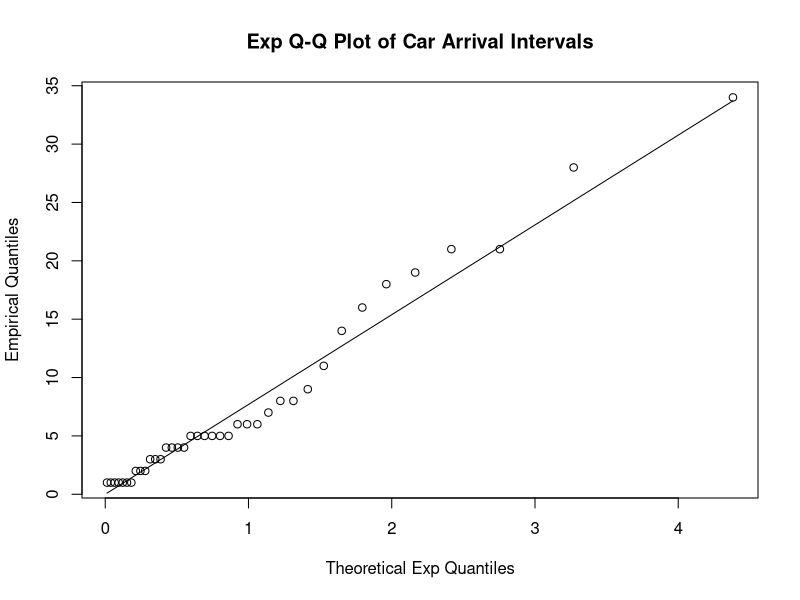
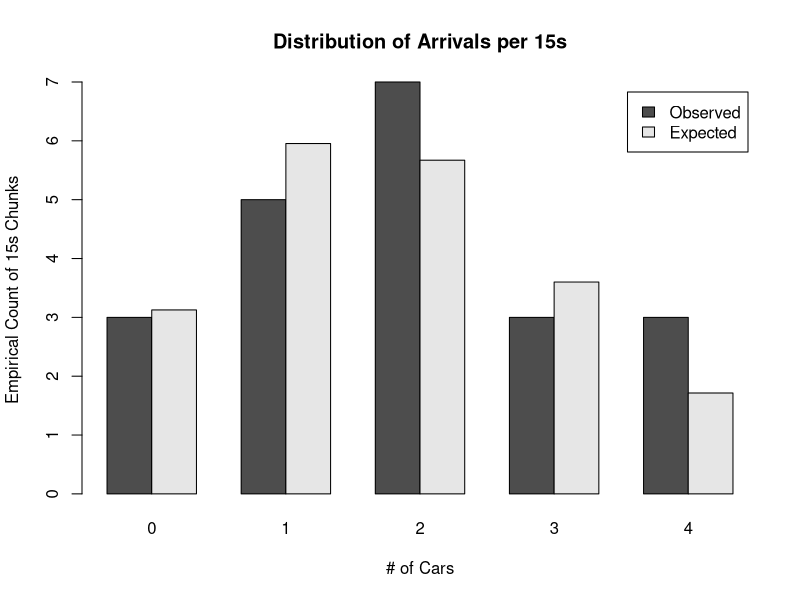
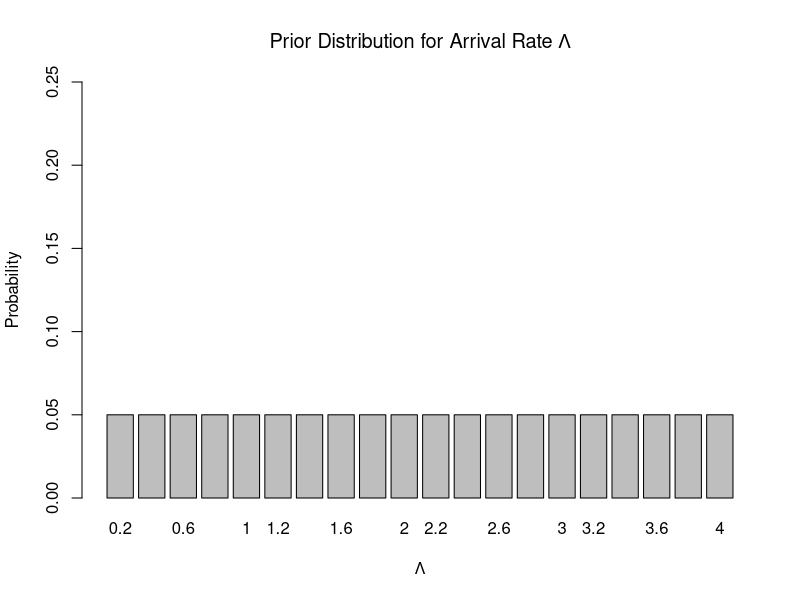
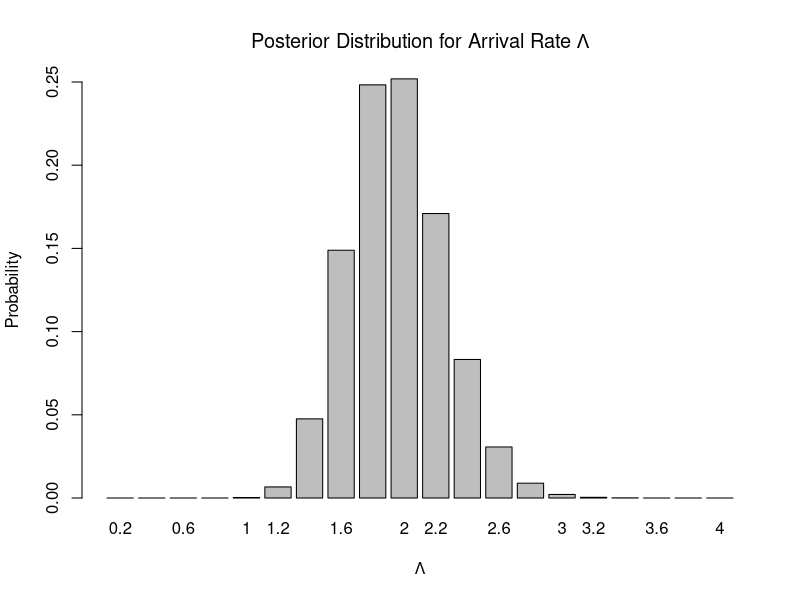

These charts were generated, in order, by the following R code:
## csi674hw3p2

## DATA
x<-c(12, 2, 6, 2, 19, 5, 34, 4, 1, 4, 8, 7, 1, 21, 6, 11, 8, 28, 6, 4, 5, 1, 18, 9, 5, 1, 21, 1, 1, 5, 3, 14, 5, 3, 4, 5, 1, 3, 16, 2)
xcs <- cumsum(x)
xint <- diff(xcs)



## Exponential?
eq <- qexp(ppoints(length(x)))

qqplot(eq,xint,main="Exp Q-Q Plot of Car Arrival Intervals",xlab="Theoretical Exp Quantiles",ylab="Empirical Quantiles")
lines(eq,eq*mean(xint))

## Poisson?
freq15 <- ceiling(xcs/15)
xp15 <- tabulate(freq15)        # arrivals per 15s chunk
obs <- table(xp15)              # number of 15s chunks with 0,1,2,3,4 arrivals
xrate <- mean(xp15)             # estimated Poisson rate by 40 cars in 21 15s chunks
exp <- dpois(0:4,xrate)*21      # expected arrivals for Poisson distribution

obsexp <- rbind(obs,exp)
barplot(obsexp,main="Distribution of Arrivals per 15s", xlab="# of Cars", ylab="Empirical Count of 15s Chunks", beside=TRUE, legend=c("Observed","Expected"))

## Posterior Poisson
prior <- array(1/20,20)         # uniform .05 n=20
lambdas <- seq(from=.2, to=4, by=.2)

lik <- array(1,length(lambdas))
for (i in 1:length(xp15)) {
  lik <- lik*dpois(xp15[i],lambdas) }
  
post <- prior*lik
post <- post/sum(post)

barplot(prior,names=lambdas, ylab="Probability", xlab=expression(Lambda), main=expression(paste("Prior Distribution for Arrival Rate ",Lambda)), ylim=c(0,.25))
barplot(post, names=lambdas, ylab="Probability", xlab=expression(Lambda), main=expression(paste("Posterior Distribution for Arrival Rate ",Lambda)), ylim=c(0,.25))
